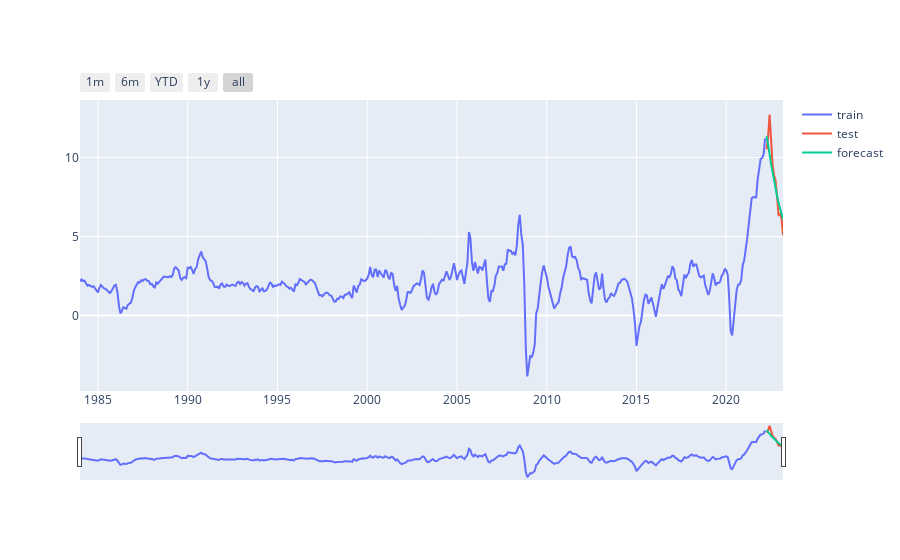

The cell this chart's notebook holds for it:
### Code cell
fig = go.Figure()
fig.add_trace(go.Scatter(x = train.index, y = train, mode = 'lines', name = 'train'))
fig.add_trace(go.Scatter(x = test.index, y = test, mode = 'lines', name = 'test'))
fig.add_trace(go.Scatter(x = forecast.index, y = forecast, mode = 'lines', name = 'forecast'))

fig.update_layout(
        xaxis=dict(
            rangeselector=dict(
                buttons=list([
                    dict(count=1,
                        label="1m",
                        step="month",
                        stepmode="backward"),
                    dict(count=6,
                        label="6m",
                        step="month",
                        stepmode="backward"),
                    dict(count=1,
                        label="YTD",
                        step="year",
                        stepmode="todate"),
                    dict(count=1,
                        label="1y",
                        step="year",
                        stepmode="backward"),
                    dict(step="all")
                ])
            ),
            rangeslider=dict(
                visible=True
            ),
            type="date"
        )
    )
fig.show()

### Figure 1 — Plotly figure (JSON) as saved in the notebook; plotly's stock layout.template omitted (floating-point values rounded to 4 significant figures; data arrays with more than 128 entries replaced by an {"elided": "..."} marker saying what was removed)
{"data": [{"mode": "lines", "name": "train", "type": "scatter", "x": {"elided": "459 str values"}, "y": {"elided": "459 float values"}}, {"mode": "lines", "name": "test", "type": "scatter", "x": ["2022-04-01T00:00:00", "2022-05-01T00:00:00", "2022-06-01T00:00:00", "2022-07-01T00:00:00", "2022-08-01T00:00:00", "2022-09-01T00:00:00", "2022-10-01T00:00:00", "2022-11-01T00:00:00", "2022-12-01T00:00:00", "2023-01-01T00:00:00", "2023-02-01T00:00:00", "2023-03-01T00:00:00"], "y": [10.52, 11.28, 12.72, 10.72, 9.538, 8.881, 8.54, 7.494, 6.377, 6.429, 6.121, 5.086]}, {"mode": "lines", "name": "forecast", "type": "scatter", "x": ["2022-04-01T00:00:00", "2022-05-01T00:00:00", "2022-06-01T00:00:00", "2022-07-01T00:00:00", "2022-08-01T00:00:00", "2022-09-01T00:00:00", "2022-10-01T00:00:00", "2022-11-01T00:00:00", "2022-12-01T00:00:00", "2023-01-01T00:00:00", "2023-02-01T00:00:00", "2023-03-01T00:00:00"], "y": [11.37, 10.89, 10.22, 9.593, 9.019, 8.491, 8.005, 7.558, 7.147, 6.768, 6.42, 6.099]}], "layout": {"xaxis": {"rangeselector": {"buttons": [{"count": 1, "label": "1m", "step": "month", "stepmode": "backward"}, {"count": 6, "label": "6m", "step": "month", "stepmode": "backward"}, {"count": 1, "label": "YTD", "step": "year", "stepmode": "todate"}, {"count": 1, "label": "1y", "step": "year", "stepmode": "backward"}, {"step": "all"}]}, "rangeslider": {"visible": true}, "type": "date"}}}
